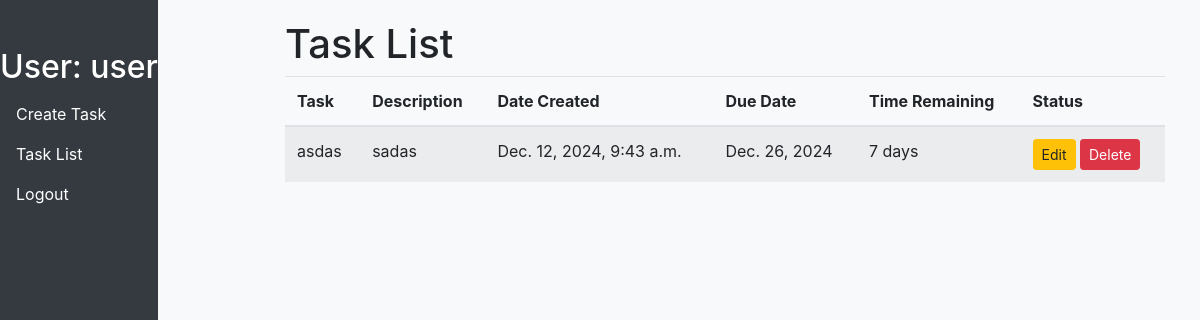
The page /task_list_view/ (signed in) on the database its author committed.
### myapp/models.py (models this page shows, shortened)
class Task(models.Model):
    user = models.ForeignKey(User, on_delete=models.CASCADE)
    TaskName = models.CharField(max_length=100)
    Description = models.TextField()
    DueDate = models.DateField()
    date_created = models.DateTimeField(auto_now_add=True)
    @property
    def time_remaining(self):
        if self.DueDate:
            due_date = timezone.datetime.combine(self.DueDate, timezone.datetime.min.time())
            due_date = timezone.make_aware(due_date)  # Make the due_date timezone-aware
        return due_date - timezone.now()  # Now both are aware

### myapp/views.py (the view)
# urls.py: path('task_list_view/',task_list_view,name='task_list_view'),
@login_required
def task_list_view(request):
    if request.user.is_authenticated:
        tasks = Task.objects.filter(user=request.user)  # Filter tasks by the logged-in user
    else:
        tasks = Task.objects.none()  # Return an empty queryset if the user is not authenticated
    return render(request, 'task_list_view.html', {'tasks': tasks})

### myapp/templates/task_list_view.html (shortened to what this page needs)
{% extends 'dashboard.html' %}
{% block content %}
<h1>Task List</h1>
<table class="table table-striped">
    <thead>
        <tr>
            <th>Task</th>
            <th>Description</th>
            <th>Date Created</th>
            <th>Due Date</th>
            <th>Time Remaining</th>
            <th>Status</th>
        </tr>
    </thead>
    <tbody>
        {% for task in tasks %}
        <tr>
            <td>{{ task.TaskName }}</td>
            <td>{{ task.Description }}</td>
            <td>{{ task.date_created }}</td>
            <td>{{ task.DueDate }}</td>
            <td>
                {% if task.time_remaining %}
                {% if task.time_remaining.days >= 0 %}
                {{ task.time_remaining.days }} days
                {% else %}
                Task is overdue
                {% endif %}
                {% else %}
                Due date not set
                {% endif %}
            </td>
            <td>
                <a href="{% url 'edit_task_view' task.id %}" class="btn btn-warning btn-sm">Edit</a>
                <form action="{% url 'delete_task_view' task.id %}" method="POST" style="display:inline;">
                    <button type="submit" class="btn btn-danger btn-sm">Delete</button>
                </form>
            </td>
        </tr>
        {% endfor %}
    </tbody>
</table>
{% endblock %}

### myapp/templates/dashboard.html (shortened to what this page needs)
<!DOCTYPE html>
<html lang="en">
<head>
    <link href="https://stackpath.bootstrapcdn.com/bootstrap/4.5.2/css/bootstrap.min.css" rel="stylesheet">
</head>
<body>
<nav class="sidebar">
    <h2 class="text-white text-center">User: {{user.username}}</h2>
    <ul class="nav flex-column">
        <li class="nav-item">
            <a class="nav-link" href="{% url 'create_task_view' %}">Create Task</a>
        </li>
        <li class="nav-item">
            <a class="nav-link" href="{% url 'task_list_view' %}">Task List</a>
        </li>
        <li class="nav-item">
            <a class="nav-link" href="{% url 'logout_view' %}">Logout</a>
        </li>
    </ul>
</nav>
<div class="main-content">
    <div class="container">
        {% block content %}
        {% endblock %}
    </div>
</div>
</body>
</html>

### myapp/templates/dashboard.html (style rules this page uses)
body { background-color: #f8f9fa; }
.sidebar { height: 100vh; position: fixed; padding-right: 59px ; top: 0; left: 0; z-index: 100; padding: 48px 0 0; background-color: #343a40; }
.sidebar a { color: white; }
.main-content { margin-left: 250px; padding: 20px; }

### rows shown on the page
Task: TaskName "asdas", Description "sadas", date_created "Dec. 12, 2024, 9:43 a.m.", DueDate "Dec. 26, 2024", time_remaining.days "7"

### other values the page prints
{{ user.username }} "user"
